Frame 1 (no input): blank canvas, image omitted
Frame 60 (no input): blank canvas, image omitted
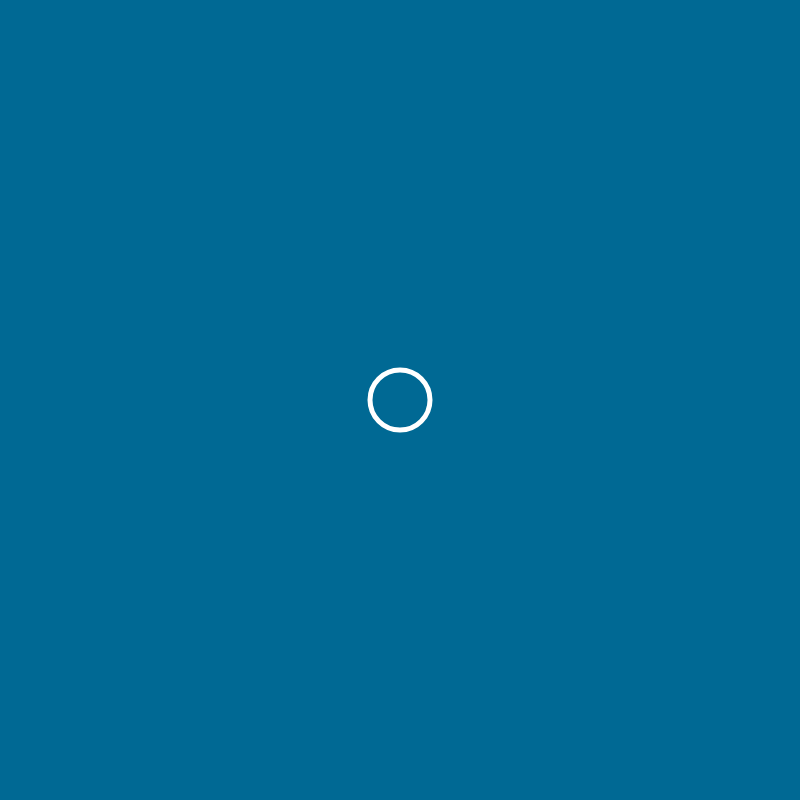
Frame 120 (the mouse pressed at the canvas centre since frame 60)

The p5.js sketch whose frames 1 and 60 were blank and that drew this single picture after the mouse press (run headless with seeded random() and noise() and a simulated clock; from frame 60 on, the mouse is pressed at the canvas centre):

// p5.js sketch
// ── sketch.js
let ripple_x = 0;
let ripple_y = 0;
let ripple_d = 50;
let ripplers = [];

class Rippler {
  constructor(x, y) {
    this.x = x;
    this.y = y;
    this.d = 0;
  }

  draw() {
    this.d += 1;  // Increase the diameter to create the ripple effect
    circle(this.x, this.y, this.d);
  }
}

function setup() {
  createCanvas(800, 800);
}

function draw() {
  background(0, 105, 148);  // Set background color to resemble a pool
  stroke("white");
  strokeWeight(5);
  noFill();

  // Draw each ripple
  for (let i = 0; i < ripplers.length; i++) {
    ripplers[i].draw();
  }
}

function mousePressed() {
  ripple_x = mouseX;
  ripple_y = mouseY;
  ripple_d = 0;

  // Add a new ripple at the mouse position
  ripplers.push(new Rippler(mouseX, mouseY));
}
